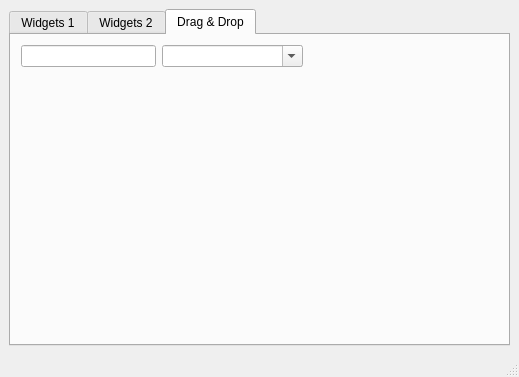
<?xml version="1.0" encoding="UTF-8"?>
<ui version="4.0">
 <class>MainWindow</class>
 <widget class="QMainWindow" name="MainWindow">
  <property name="geometry">
   <rect>
    <x>0</x>
    <y>0</y>
    <width>519</width>
    <height>377</height>
   </rect>
  </property>
  <property name="windowTitle">
   <string>MainWindow</string>
  </property>
  <widget class="QWidget" name="centralwidget">
   <layout class="QGridLayout" name="gridLayout">
    <item row="0" column="0">
     <widget class="QTabWidget" name="tabWidget_1">
      <property name="font">
       <font>
        <weight>50</weight>
        <bold>false</bold>
       </font>
      </property>
      <property name="acceptDrops">
       <bool>true</bool>
      </property>
      <property name="currentIndex">
       <number>2</number>
      </property>
      <widget class="QWidget" name="tab_widgets_1">
       <property name="toolTip">
        <string/>
       </property>
       <property name="statusTip">
        <string/>
       </property>
       <attribute name="title">
        <string>Widgets 1</string>
       </attribute>
       <layout class="QVBoxLayout" name="verticalLayout">
        <item>
         <layout class="QVBoxLayout" name="verticalLayout_tab_1">
          <item>
           <widget class="QTabWidget" name="tabWidget_2">
            <property name="accessibleName">
             <string/>
            </property>
            <property name="currentIndex">
             <number>0</number>
            </property>
            <widget class="QWidget" name="tab_tree">
             <property name="statusTip">
              <string/>
             </property>
             <attribute name="title">
              <string>Tree</string>
             </attribute>
             <layout class="QHBoxLayout" name="horizontalLayout">
              <item>
               <layout class="QVBoxLayout" name="verticalLayout_2">
                <item>
                 <widget class="QTreeWidget" name="treeWidget">
                  <column>
                   <property name="text">
                    <string>Header 1</string>
                   </property>
                  </column>
                  <column>
                   <property name="text">
                    <string>New Column</string>
                   </property>
                  </column>
                  <item>
                   <property name="text">
                    <string>Item1</string>
                   </property>
                   <item>
                    <property name="text">
                     <string>Subitem1</string>
                    </property>
                   </item>
                  </item>
                 </widget>
                </item>
               </layout>
              </item>
             </layout>
            </widget>
            <widget class="QWidget" name="tab_calendar">
             <property name="statusTip">
              <string/>
             </property>
             <attribute name="title">
              <string>Calendar</string>
             </attribute>
             <layout class="QVBoxLayout" name="verticalLayout_3">
              <item>
               <widget class="QDateEdit" name="dateEdit">
                <property name="alignment">
                 <set>Qt::AlignCenter</set>
                </property>
               </widget>
              </item>
              <item>
               <widget class="QCalendarWidget" name="calendarWidget"/>
              </item>
             </layout>
            </widget>
           </widget>
          </item>
         </layout>
        </item>
       </layout>
      </widget>
      <widget class="QWidget" name="tab_widgets_2">
       <property name="toolTip">
        <string/>
       </property>
       <property name="statusTip">
        <string/>
       </property>
       <attribute name="title">
        <string>Widgets 2</string>
       </attribute>
       <layout class="QGridLayout" name="gridLayout_2">
        <item row="2" column="1">
         <spacer name="verticalSpacer_2">
          <property name="orientation">
           <enum>Qt::Vertical</enum>
          </property>
          <property name="sizeType">
           <enum>QSizePolicy::Maximum</enum>
          </property>
          <property name="sizeHint" stdset="0">
           <size>
            <width>20</width>
            <height>140</height>
           </size>
          </property>
         </spacer>
        </item>
        <item row="3" column="0" colspan="2">
         <widget class="QProgressBar" name="progressBar">
          <property name="value">
           <number>24</number>
          </property>
         </widget>
        </item>
        <item row="0" column="0">
         <widget class="QGroupBox" name="groupBox">
          <property name="title">
           <string>Progress Bar</string>
          </property>
          <widget class="QWidget" name="layoutWidget">
           <property name="geometry">
            <rect>
             <x>20</x>
             <y>30</y>
             <width>114</width>
             <height>65</height>
            </rect>
           </property>
           <layout class="QVBoxLayout" name="verticalLayout_4">
            <item>
             <widget class="QRadioButton" name="radioButton_start">
              <property name="statusTip">
               <string>Start the Progress Bar</string>
              </property>
              <property name="text">
               <string>Start</string>
              </property>
              <property name="checked">
               <bool>true</bool>
              </property>
             </widget>
            </item>
            <item>
             <widget class="QRadioButton" name="radioButton_stop">
              <property name="statusTip">
               <string>Stop the Progress Bar</string>
              </property>
              <property name="text">
               <string>Stop</string>
              </property>
             </widget>
            </item>
            <item>
             <widget class="QRadioButton" name="radioButton_reset">
              <property name="statusTip">
               <string>Reset the Progress Bar</string>
              </property>
              <property name="text">
               <string>Reset</string>
              </property>
             </widget>
            </item>
           </layout>
          </widget>
         </widget>
        </item>
        <item row="0" column="1">
         <widget class="QGroupBox" name="groupBox_2">
          <property name="title">
           <string>Move the Dial</string>
          </property>
          <widget class="QWidget" name="verticalLayoutWidget">
           <property name="geometry">
            <rect>
             <x>10</x>
             <y>30</y>
             <width>61</width>
             <height>71</height>
            </rect>
           </property>
           <layout class="QVBoxLayout" name="verticalLayout_5">
            <item>
             <widget class="QDial" name="dial"/>
            </item>
           </layout>
          </widget>
          <widget class="QWidget" name="verticalLayoutWidget_2">
           <property name="geometry">
            <rect>
             <x>90</x>
             <y>20</y>
             <width>91</width>
             <height>80</height>
            </rect>
           </property>
           <layout class="QVBoxLayout" name="verticalLayout_6">
            <item>
             <widget class="QLCDNumber" name="lcdNumber">
              <property name="palette">
               <palette>
                <active>
                 <colorrole role="WindowText">
                  <brush brushstyle="SolidPattern">
                   <color alpha="255">
                    <red>0</red>
                    <green>0</green>
                    <blue>255</blue>
                   </color>
                  </brush>
                 </colorrole>
                </active>
                <inactive>
                 <colorrole role="WindowText">
                  <brush brushstyle="SolidPattern">
                   <color alpha="255">
                    <red>0</red>
                    <green>0</green>
                    <blue>255</blue>
                   </color>
                  </brush>
                 </colorrole>
                </inactive>
                <disabled>
                 <colorrole role="WindowText">
                  <brush brushstyle="SolidPattern">
                   <color alpha="255">
                    <red>120</red>
                    <green>120</green>
                    <blue>120</blue>
                   </color>
                  </brush>
                 </colorrole>
                </disabled>
               </palette>
              </property>
              <property name="digitCount">
               <number>2</number>
              </property>
              <property name="mode">
               <enum>QLCDNumber::Dec</enum>
              </property>
              <property name="segmentStyle">
               <enum>QLCDNumber::Flat</enum>
              </property>
             </widget>
            </item>
           </layout>
          </widget>
         </widget>
        </item>
        <item row="2" column="0">
         <layout class="QVBoxLayout" name="verticalLayout_7">
          <item>
           <widget class="QFontComboBox" name="fontComboBox"/>
          </item>
          <item>
           <widget class="QLabel" name="label">
            <property name="font">
             <font>
              <pointsize>14</pointsize>
             </font>
            </property>
            <property name="text">
             <string/>
            </property>
            <property name="alignment">
             <set>Qt::AlignCenter</set>
            </property>
           </widget>
          </item>
         </layout>
        </item>
       </layout>
      </widget>
      <widget class="QWidget" name="tab_drag_drop">
       <property name="acceptDrops">
        <bool>false</bool>
       </property>
       <attribute name="title">
        <string>Drag &amp;&amp; Drop</string>
       </attribute>
       <widget class="QWidget" name="layoutWidget">
        <property name="geometry">
         <rect>
          <x>10</x>
          <y>10</y>
          <width>282</width>
          <height>22</height>
         </rect>
        </property>
        <layout class="QHBoxLayout" name="horizontalLayout_2">
         <item>
          <widget class="QLineEdit" name="lineEdit">
           <property name="text">
            <string/>
           </property>
           <property name="dragEnabled">
            <bool>false</bool>
           </property>
          </widget>
         </item>
         <item>
          <widget class="QComboBox" name="comboBox">
           <property name="minimumSize">
            <size>
             <width>141</width>
             <height>0</height>
            </size>
           </property>
           <property name="acceptDrops">
            <bool>true</bool>
           </property>
           <property name="editable">
            <bool>true</bool>
           </property>
           <property name="currentText">
            <string/>
           </property>
          </widget>
         </item>
        </layout>
       </widget>
      </widget>
     </widget>
    </item>
   </layout>
  </widget>
  <widget class="QStatusBar" name="statusbar">
   <property name="statusTip">
    <string>Status bar</string>
   </property>
  </widget>
 </widget>
 <tabstops>
  <tabstop>tabWidget_2</tabstop>
  <tabstop>treeWidget</tabstop>
  <tabstop>dateEdit</tabstop>
  <tabstop>calendarWidget</tabstop>
  <tabstop>radioButton_start</tabstop>
  <tabstop>radioButton_stop</tabstop>
  <tabstop>radioButton_reset</tabstop>
  <tabstop>dial</tabstop>
  <tabstop>fontComboBox</tabstop>
 </tabstops>
 <resources/>
 <connections>
  <connection>
   <sender>dial</sender>
   <signal>valueChanged(int)</signal>
   <receiver>lcdNumber</receiver>
   <slot>display(int)</slot>
   <hints>
    <hint type="sourcelabel">
     <x>303</x>
     <y>115</y>
    </hint>
    <hint type="destinationlabel">
     <x>385</x>
     <y>127</y>
    </hint>
   </hints>
  </connection>
  <connection>
   <sender>fontComboBox</sender>
   <signal>activated(QString)</signal>
   <receiver>label</receiver>
   <slot>setText(QString)</slot>
   <hints>
    <hint type="sourcelabel">
     <x>138</x>
     <y>177</y>
    </hint>
    <hint type="destinationlabel">
     <x>151</x>
     <y>253</y>
    </hint>
   </hints>
  </connection>
 </connections>
</ui>
